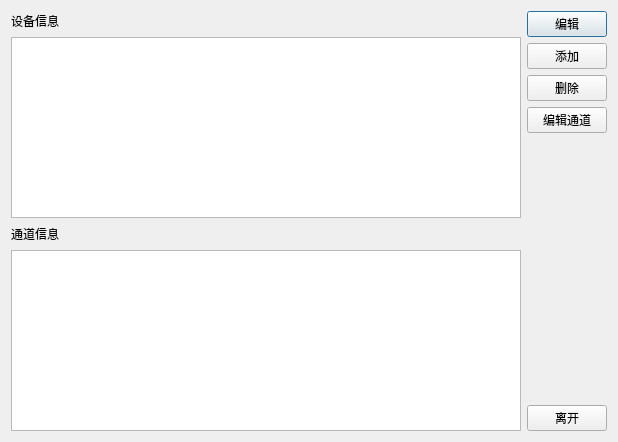
<?xml version="1.0" encoding="UTF-8"?>
<ui version="4.0">
 <class>AddAndEditeDialog</class>
 <widget class="QDialog" name="AddAndEditeDialog">
  <property name="geometry">
   <rect>
    <x>0</x>
    <y>0</y>
    <width>618</width>
    <height>442</height>
   </rect>
  </property>
  <property name="windowTitle">
   <string>Dialog</string>
  </property>
  <layout class="QHBoxLayout" name="horizontalLayout_4">
   <item>
    <layout class="QHBoxLayout" name="horizontalLayout">
     <item>
      <layout class="QVBoxLayout" name="verticalLayout_2" stretch="0,0,0,0">
       <item>
        <layout class="QHBoxLayout" name="horizontalLayout_2">
         <item>
          <widget class="QLabel" name="label">
           <property name="text">
            <string>设备信息</string>
           </property>
          </widget>
         </item>
         <item>
          <spacer name="horizontalSpacer_2">
           <property name="orientation">
            <enum>Qt::Horizontal</enum>
           </property>
           <property name="sizeHint" stdset="0">
            <size>
             <width>40</width>
             <height>20</height>
            </size>
           </property>
          </spacer>
         </item>
        </layout>
       </item>
       <item>
        <widget class="QTableView" name="tableView"/>
       </item>
       <item>
        <layout class="QHBoxLayout" name="horizontalLayout_3">
         <item>
          <widget class="QLabel" name="label_2">
           <property name="text">
            <string>通道信息</string>
           </property>
          </widget>
         </item>
         <item>
          <spacer name="horizontalSpacer_3">
           <property name="orientation">
            <enum>Qt::Horizontal</enum>
           </property>
           <property name="sizeHint" stdset="0">
            <size>
             <width>40</width>
             <height>20</height>
            </size>
           </property>
          </spacer>
         </item>
        </layout>
       </item>
       <item>
        <widget class="QTableView" name="channalTableView"/>
       </item>
      </layout>
     </item>
     <item>
      <layout class="QVBoxLayout" name="verticalLayout" stretch="0,0,0,0,0,0">
       <item>
        <widget class="QPushButton" name="editPushButton">
         <property name="text">
          <string>编辑</string>
         </property>
        </widget>
       </item>
       <item>
        <widget class="QPushButton" name="addPushButton">
         <property name="text">
          <string>添加</string>
         </property>
        </widget>
       </item>
       <item>
        <widget class="QPushButton" name="delePushButton">
         <property name="text">
          <string>删除</string>
         </property>
        </widget>
       </item>
       <item>
        <widget class="QPushButton" name="editChannalPushButton">
         <property name="text">
          <string>编辑通道</string>
         </property>
        </widget>
       </item>
       <item>
        <spacer name="verticalSpacer">
         <property name="orientation">
          <enum>Qt::Vertical</enum>
         </property>
         <property name="sizeHint" stdset="0">
          <size>
           <width>20</width>
           <height>40</height>
          </size>
         </property>
        </spacer>
       </item>
       <item>
        <widget class="QPushButton" name="quitPushButton">
         <property name="text">
          <string>离开</string>
         </property>
        </widget>
       </item>
      </layout>
     </item>
    </layout>
   </item>
  </layout>
 </widget>
 <resources/>
 <connections/>
</ui>
